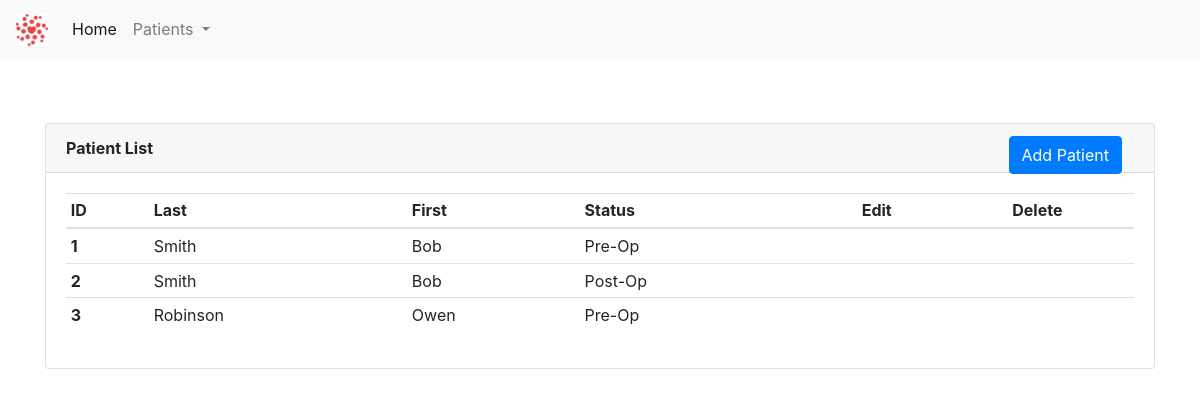
The app's page /patients/, older data.
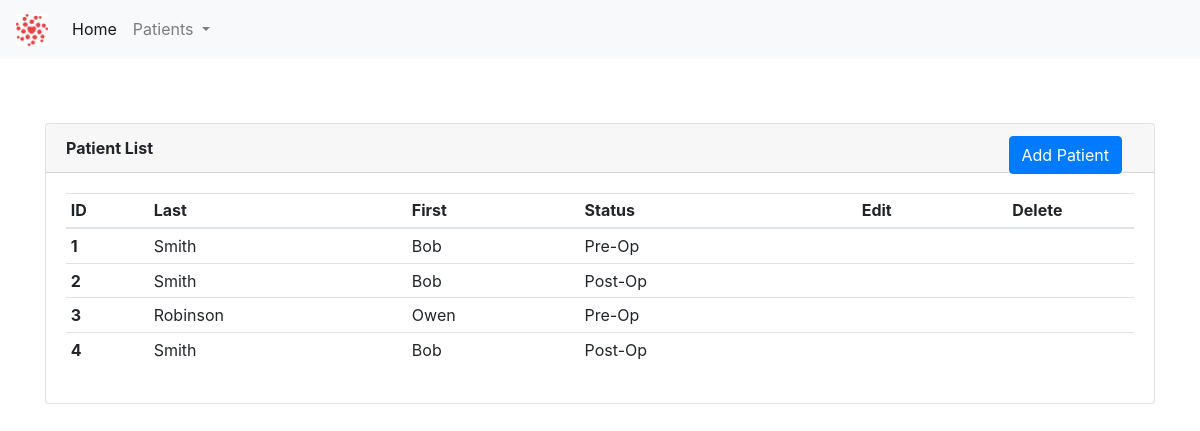
The same page, newer data.
### app/patients/patient_model.py (models this page shows, shortened)
class Patient(db.Model):
    id = db.Column(db.Integer, primary_key=True)
    first_name = db.Column(db.String(30), index=True, nullable=False, info={'label': 'First Name'})
    last_name = db.Column(db.String(30), index=True, nullable=False, info={'label': 'Last Name'})
    patient_status_id = db.Column(db.Integer, db.ForeignKey('patient_status.id'))
    patient_status = db.relationship(PatientStatus)

class PatientStatus(db.Model):
    id = db.Column(db.Integer, primary_key=True)
    code_name = db.Column(db.String(30), index=True, nullable=False)
    name = db.Column(db.String(60), index=True, nullable=False)
    def __str__(self):
        return self.name

### app/patients/patient.py (the view)
@patient_bp.route('/')
def view_patient_list():
    patient_list = Patient.query.all()
    return render_template('patients.html', title="Patient List", patient_list=patient_list)

### app/patients/templates/patients.html (shortened to what this page needs)
{% extends "base.html" %}
{% block content %}
    <div class="container" style="margin-top: 4rem">
        <div class="card">
          <div class="card-header">
              <b>Patient List</b>
              <a class="btn btn-primary" href="/patients/new" role="button" style="position: absolute; right: 2rem">  Add Patient</a>
          </div>
          <div class="card-body">
              <table class="table table-hover table-sm">
                  <thead>
                    <tr>
                      <th scope="col">ID</th>
                      <th scope="col">Last</th>
                      <th scope="col">First</th>
                      <th scope="col">Status</th>
                      <th style="text-align: center; vertical-align: middle" scope="col">Edit</th>
                      <th style="text-align: center; vertical-align: middle" scope="col">Delete</th>
                    </tr>
                  </thead>
                  <tbody>
                  {% for patient in patient_list %}
                    <tr>
                      <th scope="row">{{ patient.id }}</th>
                      <td>{{ patient.last_name }}</td>
                      <td>{{ patient.first_name }}</td>
                      <td>{{ patient.patient_status }}</td>
                        <td style="text-align: center; vertical-align: middle"><a href="/patients/edit/{{patient.id}}"></a></td>
                        <td style="text-align: center; vertical-align: middle"><a href="/patients/delete/{{ patient.id }}"></a></td>
                    </tr>
                  {% endfor %}
                  </tbody>
              </table>
          </div>
        </div>
    </div>
{% endblock %}

### app/templates/base.html (shortened to what this page needs)
<!DOCTYPE html>
<html lang="en">
<head>
    <link rel="stylesheet"
          href="https://stackpath.bootstrapcdn.com/bootstrap/4.5.0/css/bootstrap.min.css"
>
    <link href="//netdna.bootstrapcdn.com/bootstrap/3.0.0/css/bootstrap-glyphicons.css" rel="stylesheet">
</head>
<body>
    <nav class="navbar navbar-expand-lg navbar-light bg-light">
      <a class="navbar-brand" href="/index"><img src="/static/images/HCA_logo.png" style="height: 2rem; width: 2rem"></a>
      <div class="collapse navbar-collapse" id="navbarSupportedContent">
        <ul class="navbar-nav mr-auto">
          <li class="nav-item active">
            <a class="nav-link" href="/index">Home <span class="sr-only">(current)</span></a>
          </li>
          <li class="nav-item dropdown">
            <a class="nav-link dropdown-toggle" href="#" id="navbarDropdown" role="button" data-toggle="dropdown" aria-haspopup="true" aria-expanded="false">
              Patients
            </a>
          </li>
        </ul>
      </div>
    </nav>
    {% block content %}{% endblock %}
</body>
</html>

Row changes from the older to the newer data that the page shows:
added Patient: id "4", last_name "Smith", first_name "Bob", patient_status "Post-Op"
